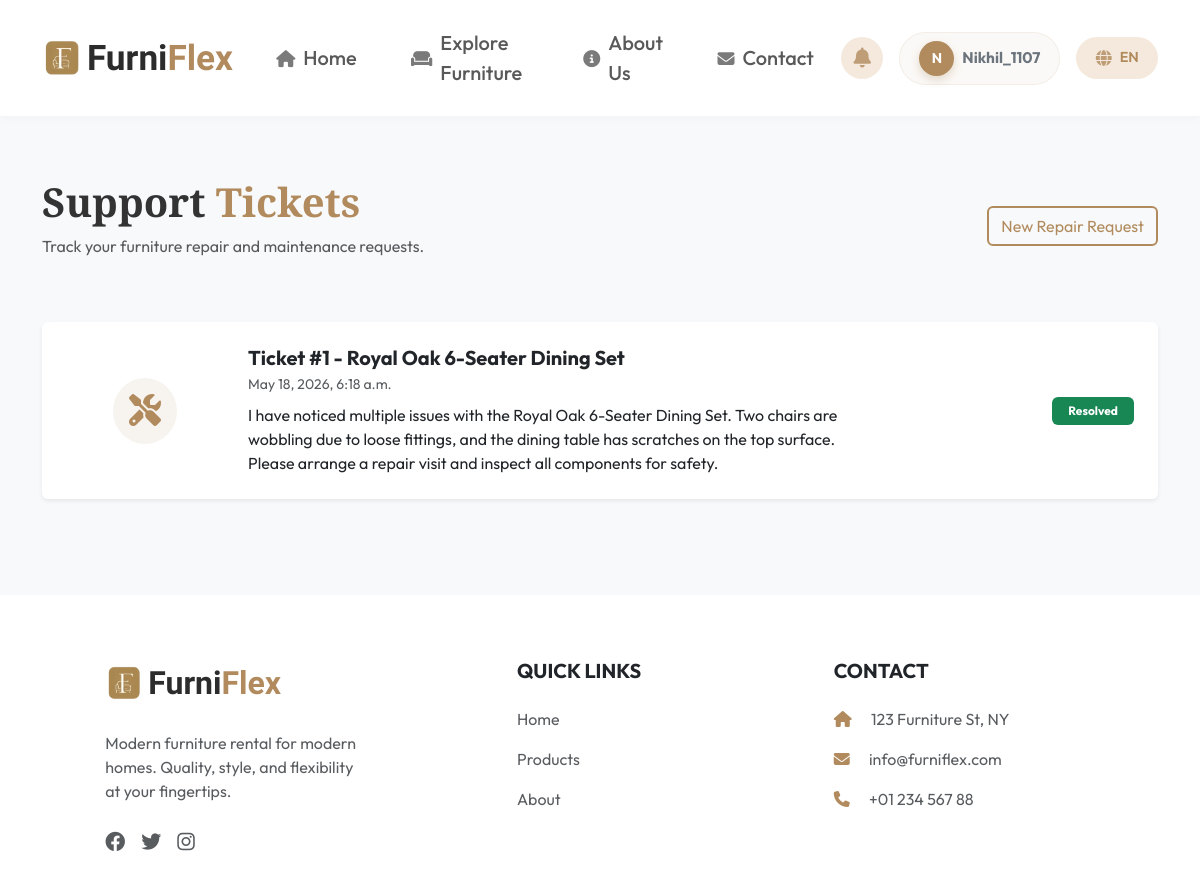
Page /support/ (signed in) on the committed database.
### app1/models.py (models this page shows, shortened)
class RepairTicket(models.Model):
    STATUS_CHOICES = [
        ('Open', 'Open'),
        ('In Progress', 'In Progress'),
        ('Resolved', 'Resolved'),
    ]
    user = models.ForeignKey(User, on_delete=models.CASCADE)
    product = models.ForeignKey(Product, on_delete=models.CASCADE)
    description = models.TextField()
    status = models.CharField(max_length=20, choices=STATUS_CHOICES, default='Open')
    created_at = models.DateTimeField(auto_now_add=True)

class Product(models.Model):
    CATEGORY_CHOICES = [
        ('Sofa', 'Sofa'),
        ('Bed', 'Bed'),
        ('Dining', 'Dining Table'),
        ('Table', 'Tables & Desks'),
        ('Living', 'Living Room'),
        ('Office', 'Office & Study'),
        ('Appliances', 'Appliances'),
        ('Others', 'Others'),
    ]
    name = models.CharField(max_length=200)
    category = models.CharField(max_length=50, choices=CATEGORY_CHOICES)
    price_per_month = models.DecimalField(max_digits=10, decimal_places=2, verbose_name="Rent (₹/month)")
    material = models.CharField(max_length=100, blank=True, null=True)
    color = models.CharField(max_length=50, blank=True, null=True)
    stock = models.PositiveIntegerField(default=10)
    available_durations = models.CharField(max_length=100, default="3,6,12", help_text="Enter durations separated by commas (e.g. 3,6,12)")
    image = models.ImageField(upload_to='products/', blank=True, null=True, verbose_name="Product Image")
    description = models.TextField()
    available = models.BooleanField(default=True)
    created_at = models.DateTimeField(auto_now_add=True)
    class Meta:
        ordering = ['-created_at']

### app1/views.py (the view)
# urls.py: path('support/', views.support_tickets, name='support_tickets'),
def support_tickets(request):
    if not request.user.is_authenticated:
        return redirect('login')
    tickets = RepairTicket.objects.filter(user=request.user).order_by('-created_at')
    return render(request, 'support_tickets.html', {'tickets': tickets})

### app1/models.py (called while the page is built, shortened)
    @property
    def loyalty_points(self):
        orders = RentalOrder.objects.filter(user=self.user, status__in=['Active', 'Completed'])
        return sum(o.rental_duration_months * 100 for o in orders)

    @property
    def tier(self):
        pts = self.loyalty_points
        if pts >= 1000:
            return {
                'name': 'Elite Member',
                'bg_color': '#fdfaf7',
                'color': '#b18b5e',
                'border': 'rgba(177, 139, 94, 0.3)',
                'icon': 'fa-gem'
            }

### templates/support_tickets.html (shortened to what this page needs)
{% extends 'base.html' %}
{% block content %}
<div class="py-5 bg-light">
    <div class="container py-5">
        <div class="d-flex justify-content-between align-items-center mb-5">
            <div>
                <h1 class="fw-bold">Support <span class="text-primary">Tickets</span></h1>
                <p class="text-muted">Track your furniture repair and maintenance requests.</p>
            </div>
            <a href="{% url 'my_rentals' %}" class="btn btn-outline-primary">New Repair Request</a>
        </div>
        <div class="row g-4">
            {% if tickets %}
                {% for ticket in tickets %}
                <div class="col-12">
                    <div class="card border-0 shadow-sm p-4">
                        <div class="row align-items-center">
                            <div class="col-md-2 text-center">
                                <div class="bg-primary-subtle text-primary p-3 rounded-circle d-inline-block">
                                    <i class="fas fa-tools fa-2x"></i>
                                </div>
                            </div>
                            <div class="col-md-7">
                                <h5 class="fw-bold mb-1">Ticket #{{ ticket.id }} - {{ ticket.product.name }}</h5>
                                <p class="text-muted mb-2 small">{{ ticket.created_at }}</p>
                                <p class="mb-0 text-dark">{{ ticket.description }}</p>
                            </div>
                            <div class="col-md-3 text-md-end">
                                <span class="badge {% if ticket.status == 'Open' %}bg-warning{% elif ticket.status == 'In Progress' %}bg-info{% else %}bg-success{% endif %} px-3 py-2">
                                    {{ ticket.status }}
                                </span>
                            </div>
                        </div>
                    </div>
                </div>
                {% endfor %}
            {% else %}
                <div class="col-12 text-center py-5">
                    <i class="fas fa-clipboard-list fa-4x text-light-emphasis mb-3"></i>
                    <h3>No tickets found</h3>
                    <p class="text-muted">Need help with your furniture? Create a ticket from your rentals page.</p>
                </div>
            {% endif %}
        </div>
    </div>
</div>
{% endblock %}

### templates/includes/navbar.html (shortened to what this page needs)
<nav class="navbar navbar-expand-lg navbar-light fixed-top">
    <div class="container">
        <a class="navbar-brand d-flex align-items-center" href="{% url 'home' %}" style="font-family: 'Dancing Script', cursive; font-size: 2.2rem; font-weight: 700;">
            <img src="{{ MEDIA_URL }}logo.png" alt="FurniFlex Logo" class="brand-logo me-1">
            <span style="color: var(--secondary-color);">Furni</span><span class="text-primary">Flex</span>
        </a>
        <div class="collapse navbar-collapse" id="navbarNav">
            <ul class="navbar-nav mx-auto align-items-center">
                <li class="nav-item">
                    <a class="nav-link fs-5 mx-2" href="{% url 'home' %}">
                        <i class="fas fa-house me-2 small"></i>Home
                    </a>
                </li>
                <li class="nav-item">
                    <a class="nav-link fs-5 mx-2" href="{% url 'product_list' %}">
                        <i class="fas fa-couch me-2 small"></i>Explore Furniture
                    </a>
                </li>
                <li class="nav-item">
                    <a class="nav-link fs-5 mx-2" href="{% url 'about' %}">
                        <i class="fas fa-circle-info me-2 small"></i>About Us
                    </a>
                </li>
                <li class="nav-item">
                    <a class="nav-link fs-5 mx-2" href="{% url 'contact' %}">
                        <i class="fas fa-envelope me-2 small"></i>Contact
                    </a>
                </li>
            </ul>
            <ul class="navbar-nav ms-auto align-items-center">
                {% if user.is_authenticated and not user.is_staff and not user.is_superuser %}
                <li class="nav-item dropdown me-3" id="notificationDropdownContainer">
                    <a class="nav-link position-relative d-flex align-items-center justify-content-center notification-bell-btn" href="#" id="notificationDropdown" role="button" data-bs-toggle="dropdown" aria-expanded="false" style="width: 42px; height: 42px; border-radius: 50%; background-color: #f4e9dc; color: #b18b5e; transition: all 0.3s ease;">
                        <i class="fas fa-bell fs-5"></i>
                    </a>
                </li>
                <li class="nav-item dropdown">
                    <a class="nav-link dropdown-toggle profile-nav-btn d-flex align-items-center px-3 py-2" href="#" id="navbarDropdown" role="button" data-bs-toggle="dropdown">
                        <div class="avatar-circle me-2">
                            <span class="initials">{{ user.username.0|upper }}</span>
                        </div>
                        <div class="user-info d-none d-md-block text-start">
                            <span class="user-name d-block fw-bold small text-secondary">{{ user.username }}</span>
                        </div>
                    </a>
                </li>
                {% endif %}
                <li class="nav-item dropdown ms-lg-3 ms-2">
                    <a class="nav-link dropdown-toggle d-flex align-items-center justify-content-center language-selector-btn" href="#" id="languageDropdown" role="button" data-bs-toggle="dropdown" aria-expanded="false" style="min-width: 80px; height: 42px; border-radius: 21px; padding: 0 16px; font-weight: 600; font-size: 0.9rem; display: flex; align-items: center; justify-content: center; gap: 8px;">
                        <i class="fas fa-globe" style="font-size: 1rem;"></i>
                        <span id="activeLanguageLabel">EN</span>
                    </a>
                </li>
            </ul>
        </div>
    </div>
</nav>

### static/css/style.css (style rules this page uses)
:root { --primary-color: #b18b5e; --secondary-color: #2c2c2c; --accent-color: #f4e9dc; --dark-bg: #1a1a1a; --light-bg: #fdfaf7; --card-shadow: 0 10px 30px rgba(0, 0, 0, 0.05); --hover-shadow: 0 20px 40px rgba(0, 0, 0, 0.1); }
h1, h2, h3, h4, h5, h6 { font-weight: 700; }
body { padding-top: 82px; }
.navbar { padding: 0.9rem 0; background: white; box-shadow: 0 2px 10px rgba(0, 0, 0, 0.03); transition: padding 0.4s ease, box-shadow 0.4s ease; }
.brand-logo { height: 42px; width: auto; transition: height 0.4s ease; }
.nav-link { position: relative; font-weight: 500; font-size: 1.1rem; padding: 0.5rem 1.2rem !important; display: flex; align-items: center; transition: color 0.3s ease; }
.nav-link i { font-size: 0.85em; opacity: 0.8; }
.nav-link::after { content: ''; position: absolute; width: 0; height: 2px; bottom: -2px; left: 50%; background-color: var(--primary-color); transition: width 0.3s cubic-bezier(0.165, 0.84, 0.44, 1); transform: translateX(-50%); }
.btn-outline-primary { border-width: 2px; }
.card { border: none; transition: all 0.3s ease; }
.navbar-brand { visibility: hidden; }
.fonts-loaded .navbar-brand, .fonts-loaded footer h5 { visibility: visible; }
.text-primary { color: var(--primary-color) !important; }
.btn-outline-primary { color: var(--primary-color) !important; border-color: var(--primary-color) !important; background-color: transparent !important; }
.bg-primary-subtle { background-color: rgba(177, 139, 94, 0.1) !important; }

### templates/base.html (style rules this page uses)
:root { --primary-color: #b18b5e; --secondary-color: #2c2c2c; --accent-color: #f4e9dc; --dark-bg: #1a1a1a; --light-bg: #fdfaf7; }
html { width: 100%; margin: 0; padding: 0; }
body { font-family: 'Outfit', sans-serif; background-color: var(--light-bg); color: #333; transition: background-color 0.3s ease; overflow-x: hidden; width: 100%; display: flex; flex-direction: column; min-height: 100vh; }
h1, h2, h3, .navbar-brand { font-family: 'Playfair Display', serif; }
.navbar { background-color: white !important; padding: 20px 0; }
.navbar-brand { color: var(--secondary-color) !important; font-size: 1.8rem; }
.text-primary { color: var(--primary-color) !important; }
.language-selector-btn { background-color: #f4e9dc; color: #b18b5e; transition: all 0.3s cubic-bezier(0.4, 0, 0.2, 1) !important; }

### templates/includes/navbar.html (style rules this page uses)
.profile-nav-btn { background: rgba(177, 139, 94, 0.05); border: 1px solid rgba(177, 139, 94, 0.1); border-radius: 50px; transition: all 0.3s cubic-bezier(0.4, 0, 0.2, 1); }
.avatar-circle { width: 35px; height: 35px; background: var(--primary-color); color: white; border-radius: 50%; display: flex; align-items: center; justify-content: center; font-weight: 700; font-size: 14px; box-shadow: 0 4px 10px rgba(177, 139, 94, 0.3); }
.dropdown-toggle::after { display: none; }

### rows in the picture
RepairTicket: id "1", product.name "Royal Oak 6-Seater Dining Set", created_at "May 18, 2026, 6:18 a.m.", description "I have noticed multiple issues with the Royal Oak 6-Seater Dining Set. Two chairs are wobbling due to loose fittings, and the dining table has scratches on the top surface. Please arrange a repair visit and inspect all components for safety.", status "Resolved"

### other values in the picture
{{ user.username.0|upper }} "N"
{{ user.username }} "Nikhil_1107"
